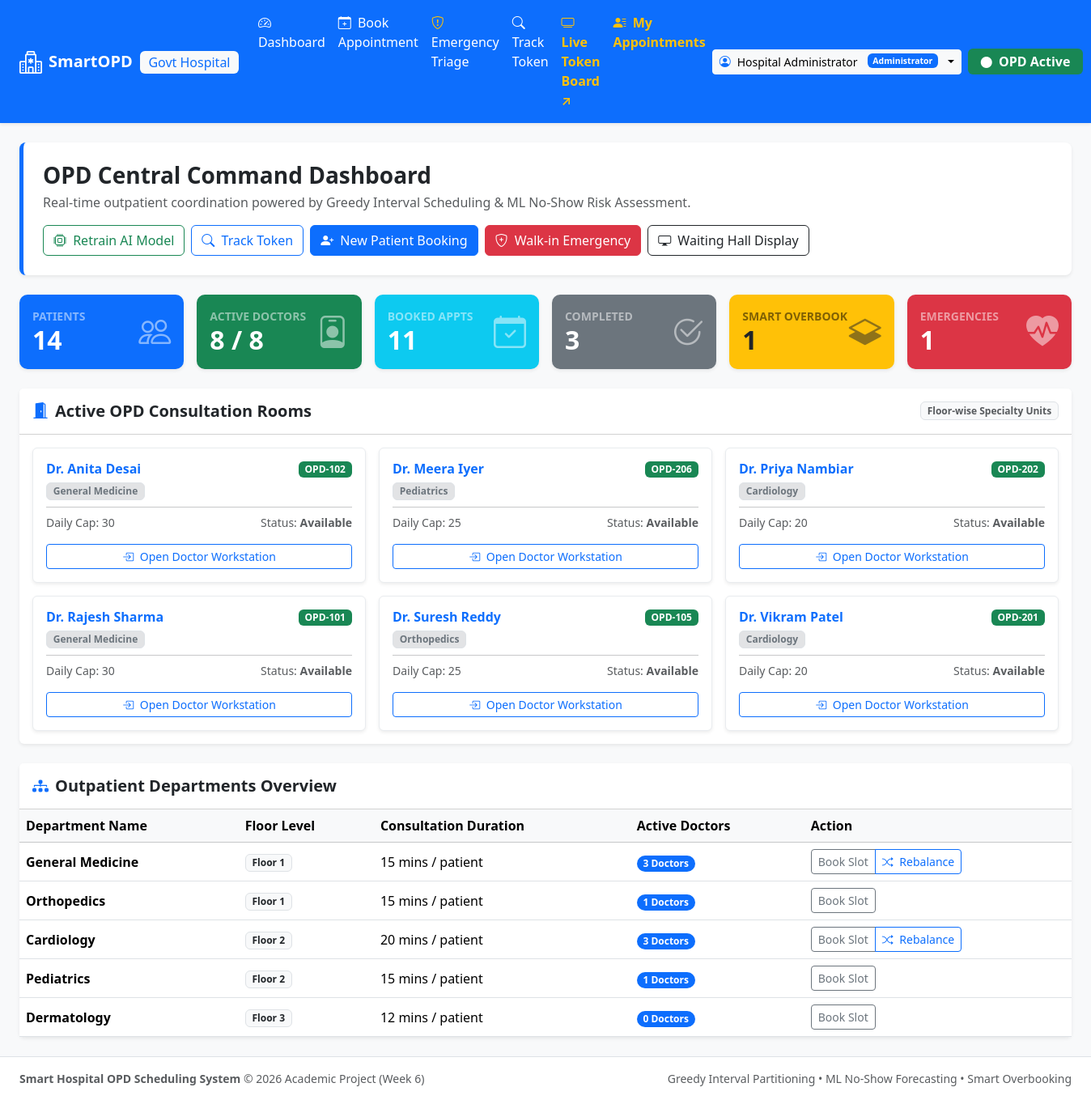
Screenshot of / (signed in) with the database file from the repository.
### src/models.py (models this page shows, shortened)
class Doctor(Base):
    __tablename__ = "doctors"
    doctor_id = Column(Integer, primary_key=True, autoincrement=True)
    name = Column(String(120), nullable=False)
    specialization = Column(String(100), nullable=False, index=True)
    room_number = Column(String(20), nullable=False)
    max_daily_capacity = Column(Integer, default=30, nullable=False)
    is_available = Column(Boolean, default=True, nullable=False)
    dept_id = Column(Integer, ForeignKey("departments.dept_id"), nullable=False)
    department = relationship("Department", back_populates="doctors")
    slots = relationship("TimeSlot", back_populates="doctor", cascade="all, delete-orphan")
    appointments = relationship("Appointment", back_populates="doctor")
    triages = relationship("EmergencyTriage", back_populates="doctor")

class Department(Base):
    __tablename__ = "departments"
    dept_id = Column(Integer, primary_key=True, autoincrement=True)
    dept_name = Column(String(100), unique=True, nullable=False, index=True)
    default_slot_duration_mins = Column(Integer, default=15, nullable=False)
    floor_number = Column(Integer, default=1, nullable=False)
    doctors = relationship("Doctor", back_populates="department", cascade="all, delete-orphan")

### app.py (the view)
    @app.route("/")
    def index():
        service = get_service()
        metrics = service.get_system_metrics()
        doctors = service.get_doctors()
        departments = service.get_departments()
        return render_template("index.html", metrics=metrics, doctors=doctors, departments=departments)

### src/db.py (called while the page is built)
def get_session():
    return ScopedSession()

### src/services.py (called while the page is built, shortened)
    def seed_initial_data_if_empty(self):
        if self.session.query(Department).count() > 0:
            return

    def get_departments(self) -> List[Department]:
        return self.session.query(Department).order_by(Department.floor_number, Department.dept_name).all()

    def get_doctors(self, dept_id: Optional[int] = None) -> List[Doctor]:
        query = self.session.query(Doctor)
        if dept_id:
            query = query.filter(Doctor.dept_id == dept_id)
        docs = query.order_by(Doctor.name).all()
        seen_rooms = set()
        unique_docs = []
        for d in docs:
            if d.room_number not in seen_rooms:
                seen_rooms.add(d.room_number)
                unique_docs.append(d)
        return unique_docs

### templates/index.html (shortened to what this page needs)
{% extends "base.html" %}
{% block content %}
<div class="row mb-4">
    <div class="col-12">
        <div class="p-4 bg-white rounded-3 shadow-sm border-start border-primary border-5 d-flex justify-content-between align-items-center flex-wrap gap-3">
            <div>
                <h3 class="fw-bold mb-1 text-dark">OPD Central Command Dashboard</h3>
                <p class="text-muted mb-0">Real-time outpatient coordination powered by Greedy Interval Scheduling &amp; ML No-Show Risk Assessment.</p>
            </div>
            <div class="d-flex gap-2 flex-wrap">
                <button class="btn btn-outline-success" onclick="triggerMLRetrain()">
                    <i class="bi bi-cpu me-1"></i> Retrain AI Model
                </button>
                <a href="{{ url_for('patient_token_tracker') }}" class="btn btn-outline-primary"><i class="bi bi-search me-1"></i> Track Token</a>
                <a href="{{ url_for('patient_booking') }}" class="btn btn-primary"><i class="bi bi-person-plus-fill me-1"></i> New Patient Booking</a>
                <a href="{{ url_for('emergency_triage_view') }}" class="btn btn-danger"><i class="bi bi-shield-plus me-1"></i> Walk-in Emergency</a>
                <a href="{{ url_for('token_display') }}" target="_blank" class="btn btn-outline-dark"><i class="bi bi-display me-1"></i> Waiting Hall Display</a>
            </div>
        </div>
    </div>
</div>
<div class="row g-3 mb-4">
    <div class="col-sm-6 col-md-4 col-xl-2">
        <div class="card h-100 shadow-sm border-0 stat-card bg-primary text-white">
            <div class="card-body">
                <div class="d-flex justify-content-between align-items-center">
                    <div>
                        <div class="text-white-50 small fw-bold text-uppercase">Patients</div>
                        <h2 class="fw-bold mb-0">{{ metrics.total_patients }}</h2>
                    </div>
                    <i class="bi bi-people fs-1 opacity-50"></i>
                </div>
            </div>
        </div>
    </div>
    <div class="col-sm-6 col-md-4 col-xl-2">
        <div class="card h-100 shadow-sm border-0 stat-card bg-success text-white">
            <div class="card-body">
                <div class="d-flex justify-content-between align-items-center">
                    <div>
                        <div class="text-white-50 small fw-bold text-uppercase">Active Doctors</div>
                        <h2 class="fw-bold mb-0">{{ metrics.active_doctors }} / {{ metrics.total_doctors }}</h2>
                    </div>
                    <i class="bi bi-person-badge fs-1 opacity-50"></i>
                </div>
            </div>
        </div>
    </div>
    <div class="col-sm-6 col-md-4 col-xl-2">
        <div class="card h-100 shadow-sm border-0 stat-card bg-info text-white">
            <div class="card-body">
                <div class="d-flex justify-content-between align-items-center">
                    <div>
                        <div class="text-white-50 small fw-bold text-uppercase">Booked Appts</div>
                        <h2 class="fw-bold mb-0">{{ metrics.total_appointments }}</h2>
                    </div>
                    <i class="bi bi-calendar-check fs-1 opacity-50"></i>
                </div>
            </div>
        </div>
    </div>
    <div class="col-sm-6 col-md-4 col-xl-2">
        <div class="card h-100 shadow-sm border-0 stat-card bg-secondary text-white">
            <div class="card-body">
                <div class="d-flex justify-content-between align-items-center">
                    <div>
                        <div class="text-white-50 small fw-bold text-uppercase">Completed</div>
                        <h2 class="fw-bold mb-0">{{ metrics.completed_appointments }}</h2>
                    </div>
                    <i class="bi bi-check2-circle fs-1 opacity-50"></i>
                </div>
            </div>
        </div>
    </div>
    <div class="col-sm-6 col-md-4 col-xl-2">
        <div class="card h-100 shadow-sm border-0 stat-card bg-warning text-dark">
            <div class="card-body">
                <div class="d-flex justify-content-between align-items-center">
                    <div>
                        <div class="text-black-50 small fw-bold text-uppercase">Smart Overbook</div>
                        <h2 class="fw-bold mb-0">{{ metrics.smart_overbooked_appointments }}</h2>
                    </div>
                    <i class="bi bi-layers-half fs-1 opacity-50"></i>
                </div>
            </div>
        </div>
    </div>
    <div class="col-sm-6 col-md-4 col-xl-2">
        <div class="card h-100 shadow-sm border-0 stat-card bg-danger text-white">
            <div class="card-body">
                <div class="d-flex justify-content-between align-items-center">
                    <div>
                        <div class="text-white-50 small fw-bold text-uppercase">Emergencies</div>
                        <h2 class="fw-bold mb-0">{{ metrics.emergency_triages }}</h2>
                    </div>
                    <i class="bi bi-heart-pulse-fill fs-1 opacity-50"></i>
                </div>
            </div>
        </div>
    </div>
</div>
<div class="row mb-4">
    <div class="col-12">
        <div class="card shadow-sm border-0">
            <div class="card-header bg-white py-3 d-flex justify-content-between align-items-center">
                <h5 class="fw-bold mb-0"><i class="bi bi-door-open-fill text-primary me-2"></i>Active OPD Consultation Rooms</h5>
                <span class="badge bg-light text-muted border">Floor-wise Specialty Units</span>
            </div>
            <div class="card-body">
                <div class="row g-3">
                    {% for doc in doctors %}
                    <div class="col-md-6 col-lg-4">
                        <div class="card h-100 border {% if doc.is_available %}border-light-subtle shadow-sm{% else %}border-danger bg-light text-muted{% endif %}">
                            <div class="card-body">
                                <div class="d-flex justify-content-between align-items-start mb-2">
                                    <div>
                                        <h6 class="fw-bold mb-1 text-primary">{{ doc.name }}</h6>
                                        <div class="badge bg-secondary-subtle text-secondary border">{{ doc.specialization }}</div>
                                    </div>
                                    <span class="badge {% if doc.is_available %}bg-success{% else %}bg-danger{% endif %} px-2 py-1">
                                        {{ doc.room_number }}
                                    </span>
                                </div>
                                <hr class="my-2">
                                <div class="small text-muted d-flex justify-content-between mb-3">
                                    <span>Daily Cap: {{ doc.max_daily_capacity }}</span>
                                    <span>Status: <strong>{% if doc.is_available %}Available{% else %}On Emergency Leave{% endif %}</strong></span>
                                </div>
                                <div class="d-grid gap-2">
                                    <a href="{{ url_for('doctor_dashboard', doctor_id=doc.doctor_id) }}" class="btn btn-outline-primary btn-sm">
                                        <i class="bi bi-box-arrow-in-right me-1"></i> Open Doctor Workstation
                                    </a>
                                </div>
                            </div>
                        </div>
                    </div>
                    {% endfor %}
                </div>
            </div>
        </div>
    </div>
</div>
<div class="row">
    <div class="col-12">
        <div class="card shadow-sm border-0">
            <div class="card-header bg-white py-3">
                <h5 class="fw-bold mb-0"><i class="bi bi-diagram-3-fill text-primary me-2"></i>Outpatient Departments Overview</h5>
            </div>
            <div class="table-responsive">
                <table class="table table-hover align-middle mb-0">
                    <thead class="table-light">
                        <tr>
                            <th>Department Name</th>
                            <th>Floor Level</th>
                            <th>Consultation Duration</th>
                            <th>Active Doctors</th>
                            <th>Action</th>
                        </tr>
                    </thead>
                    <tbody>
                        {% for dept in departments %}
                        <tr>
                            <td class="fw-bold">{{ dept.dept_name }}</td>
                            <td><span class="badge bg-light text-dark border">Floor {{ dept.floor_number }}</span></td>
                            <td>{{ dept.default_slot_duration_mins }} mins / patient</td>
                            <td><span class="badge bg-primary rounded-pill">{{ dept.doctors|length }} Doctors</span></td>
                            <td>
                                <div class="btn-group btn-group-sm">
                                    <a href="{{ url_for('patient_booking') }}?dept_id={{ dept.dept_id }}" class="btn btn-outline-secondary">Book Slot</a>
                                    {% if dept.doctors|length > 1 %}
                                    <button class="btn btn-outline-primary" onclick="rebalanceDept({{ dept.dept_id }})" title="Balance patient queue across doctors">
                                        <i class="bi bi-shuffle me-1"></i> Rebalance
                                    </button>
                                    {% endif %}
                                </div>
                            </td>
                        </tr>
                        {% endfor %}
                    </tbody>
                </table>
            </div>
        </div>
    </div>
</div>
{% endblock %}

### static/css/style.css (style rules this page uses)
:root { --primary-color: #0d6efd; --success-color: #198754; --warning-color: #ffc107; --danger-color: #dc3545; --info-color: #0dcaf0; --card-shadow: 0 0.125rem 0.25rem rgba(0, 0, 0, 0.075); }
body { background-color: #f8fafc; color: #1e293b; font-family: system-ui, -apple-system, "Segoe UI", Roboto, "Helvetica Neue", Arial, sans-serif; }
.stat-card { transition: transform 0.2s ease, box-shadow 0.2s ease; border-radius: 10px; }

### rows the page displays
Doctor: name "Dr. Anita Desai", specialization "General Medicine", room_number "OPD-102", max_daily_capacity "30", is_available "Available"
Doctor: name "Dr. Meera Iyer", specialization "Pediatrics", room_number "OPD-206", max_daily_capacity "25", is_available "Available"
Doctor: name "Dr. Priya Nambiar", specialization "Cardiology", room_number "OPD-202", max_daily_capacity "20", is_available "Available"
Doctor: name "Dr. Rajesh Sharma", specialization "General Medicine", room_number "OPD-101", max_daily_capacity "30", is_available "Available"
Doctor: name "Dr. Suresh Reddy", specialization "Orthopedics", room_number "OPD-105", max_daily_capacity "25", is_available "Available"
Doctor: name "Dr. Vikram Patel", specialization "Cardiology", room_number "OPD-201", max_daily_capacity "20", is_available "Available"
Department: dept_name "General Medicine", floor_number "1", default_slot_duration_mins "15", doctors|length "3"
Department: dept_name "Orthopedics", floor_number "1", default_slot_duration_mins "15", doctors|length "1"
Department: dept_name "Cardiology", floor_number "2", default_slot_duration_mins "20", doctors|length "3"
Department: dept_name "Pediatrics", floor_number "2", default_slot_duration_mins "15", doctors|length "1"
Department: dept_name "Dermatology", floor_number "3", default_slot_duration_mins "12", doctors|length "0"

### other values shown
{{ session['user'].get('name', 'Staff') }} "Hospital Administrator"
{{ session['user'].get('role', 'Staff') }} "Administrator"
{{ metrics.total_patients }} "14"
{{ metrics.active_doctors }} "8"
{{ metrics.total_doctors }} "8"
{{ metrics.total_appointments }} "11"
{{ metrics.completed_appointments }} "3"
{{ metrics.smart_overbooked_appointments }} "1"
{{ metrics.emergency_triages }} "1"
